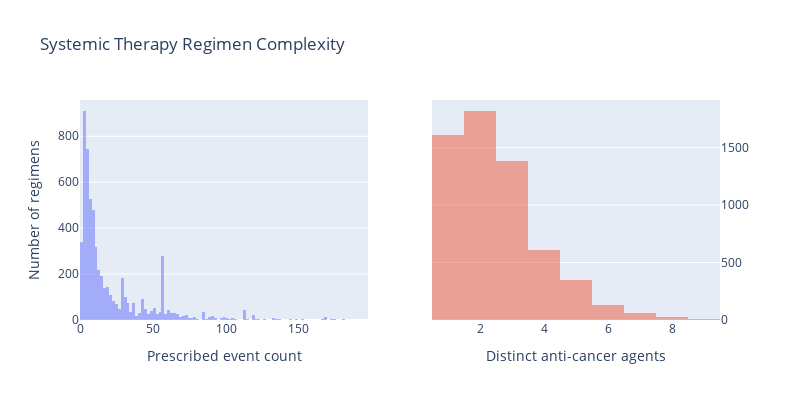

Here is the notebook cell this chart was saved with:
### Code cell
# df = px.data.tips()
# fig = px.histogram(unique_drugs, x="component_name")

fig = make_subplots(rows=1, cols=2)
fig.add_trace(go.Histogram(x=drug_events[drug_events<200],opacity=0.5), row=1, col=1)
fig.add_trace(go.Histogram(x=unique_drugs, opacity=0.5), row=1, col=2)

fig.update_layout(
     width=800, height=400,
     title='Systemic Therapy Regimen Complexity',
     showlegend=False
)

fig.update_yaxes(title_font_family="Arial",
                 title='Number of regimens', 
                 row=1, col=1)

fig.update_xaxes(title="Prescribed event count", row=1, col=1)

fig.update_yaxes(title_font=dict(color="gray"),
                 title_font_style='italic',
                 title='', 
                 side='right',
                 row=1, col=2)

fig.update_xaxes(title="Distinct anti-cancer agents", row=1, col=2)

fig.show()

### Figure 1 — Plotly figure (JSON) as saved in the notebook; plotly's stock layout.template omitted (floating-point values rounded to 4 significant figures; data arrays with more than 128 entries replaced by an {"elided": "..."} marker saying what was removed)
{"data": [{"opacity": 0.5, "type": "histogram", "x": {"elided": "5953 int values"}, "xaxis": "x", "yaxis": "y"}, {"opacity": 0.5, "type": "histogram", "x": {"elided": "5985 int values"}, "xaxis": "x2", "yaxis": "y2"}], "layout": {"height": 400, "showlegend": false, "title": {"text": "Systemic Therapy Regimen Complexity"}, "width": 800, "xaxis": {"anchor": "y", "domain": [0, 0.45], "title": {"text": "Prescribed event count"}}, "xaxis2": {"anchor": "y2", "domain": [0.55, 1], "title": {"text": "Distinct anti-cancer agents"}}, "yaxis": {"anchor": "x", "domain": [0, 1], "title": {"text": "Number of regimens"}}, "yaxis2": {"anchor": "x2", "domain": [0, 1], "side": "right", "title": {"text": ""}}}}
